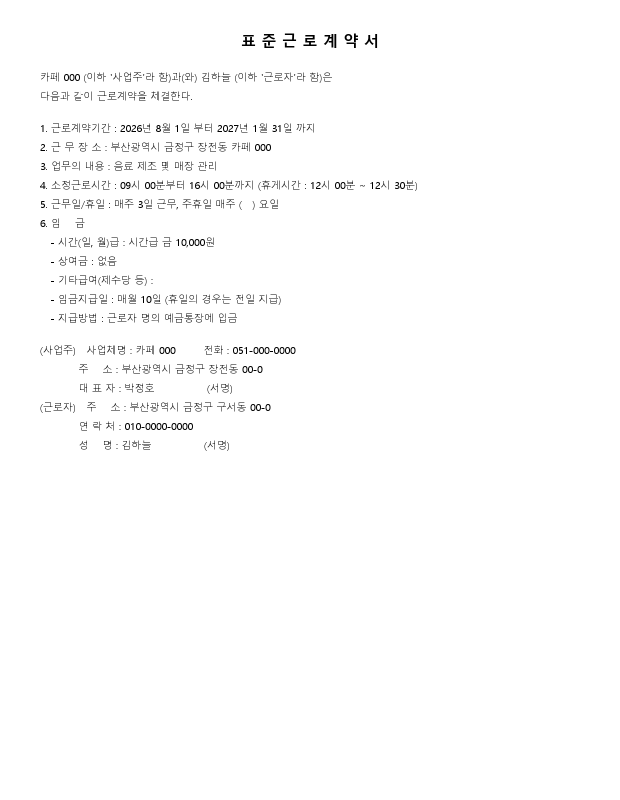
#> input picture backend/app/evaluation/contracts/contract_01.png, 1240 x 1600 px (shown at 1/2 size); its folder holds only this picture in this run
$ python photo_sim.py
#> lines starting #> are read from the running program, lines starting #| are printed output that depends on the picture
"""
촬영 조건 시뮬레이션 — 평가셋을 '휴대폰으로 찍은 사진'처럼 망가뜨린다.

평가셋 10장은 Pillow로 깨끗하게 렌더링한 합성 이미지다.
그 상태의 정확도 100%는 "실제 사진도 그러냐"는 질문에 답하지 못한다.

이 모듈은 실제 촬영에서 생기는 왜곡을 단계적으로 입힌다.
  1. 원근 왜곡   — 정면이 아닌 각도에서 찍음
  2. 회전        — 손으로 든 각도
  3. 조명 불균일 — 한쪽이 밝고 반대쪽이 어두움
  4. 그림자      — 찍는 사람 손/몸 그림자
  5. 초점 흐림   — 흔들림
  6. 압축 손실   — JPEG 저장

⚠️ 이것은 손글씨 테스트가 아니다.
   글자 자체는 여전히 인쇄체다. 진짜 손글씨는 사람이 직접 써서
   찍은 사진으로만 검증할 수 있다.
   이 모듈이 답하는 질문은 "촬영 조건이 나빠도 읽히는가" 하나다.

실행:
    cd backend
    python -m app.evaluation.photo_sim                 # 전부, 중간 강도
    python -m app.evaluation.photo_sim --level hard    # 강하게
    python -m app.evaluation.photo_sim --level light

결과:
    app/evaluation/contracts_photo/contract_01_photo.jpg ...

이후:
    python3 spikes/full_pipeline.py \\
        backend/app/evaluation/contracts_photo/contract_01_photo.jpg
"""

import argparse
import random
from pathlib import Path

from PIL import Image, ImageDraw, ImageFilter

SRC_DIR = Path(__file__).parent / "contracts"
OUT_DIR = Path(__file__).parent / "contracts_photo"

# 강도별 설정. 실제 사진이 어느 정도인지 몰라 세 단계를 둔다.
LEVELS = {
    "light": dict(warp=0.008, rotate=1.0, light=0.18, shadow=0.10, blur=0.4, jpeg=88),
    "medium": dict(warp=0.020, rotate=2.5, light=0.32, shadow=0.20, blur=0.8, jpeg=72),
    "hard": dict(warp=0.038, rotate=5.0, light=0.48, shadow=0.32, blur=1.4, jpeg=55),
}


def _perspective(img: Image.Image, amount: float, rng: random.Random) -> Image.Image:
    """
    네 모서리를 조금씩 밀어 원근 왜곡을 만든다.
    Pillow의 QUAD 변환은 '원본에서 이 사각형을 떼어내 채운다'는 의미다.
    """
    w, h = img.size
    d = amount * min(w, h)

    def jitter() -> float:
        return rng.uniform(-d, d)

    quad = (
        jitter(), jitter(),                    # 좌상
        jitter(), h + jitter(),                # 좌하
        w + jitter(), h + jitter(),            # 우하
        w + jitter(), jitter(),                # 우상
    )
    return img.transform((w, h), Image.QUAD, quad, Image.BICUBIC, fillcolor=(246, 244, 240))


def _lighting(img: Image.Image, strength: float, rng: random.Random) -> Image.Image:
    """
    한쪽에서 빛이 드는 상황. 밝기 기울기를 곱한다.
    실내 조명은 대개 한 방향에서 오므로 선형 기울기로 충분하다.
    """
    w, h = img.size
    grad = Image.new("L", (w, h))
    px = grad.load()

    # 빛의 방향을 무작위로 정한다
    ax, ay = rng.uniform(-1, 1), rng.uniform(-1, 1)
    norm = max(abs(ax) + abs(ay), 1e-6)
    ax, ay = ax / norm, ay / norm

    for y in range(h):
        fy = ay * (y / h - 0.5)
        row = 128 + fy * 255 * strength
        for x in range(w):
            fx = ax * (x / w - 0.5)
            px[x, y] = max(0, min(255, int(row + fx * 255 * strength)))

    # 128을 중립으로 보고 곱한다 → 한쪽은 밝게, 반대쪽은 어둡게
    base = img.convert("RGB")
    bright = Image.new("RGB", (w, h), (255, 255, 255))
    return Image.composite(bright, base, grad).convert("RGB") if False else Image.blend(
        base, Image.merge("RGB", (grad, grad, grad)), strength * 0.55
    )


def _shadow(img: Image.Image, strength: float, rng: random.Random) -> Image.Image:
    """찍는 사람의 손/몸 그림자. 한쪽 모서리에서 들어오는 부드러운 어두움."""
    w, h = img.size
    layer = Image.new("L", (w, h), 0)
    draw = ImageDraw.Draw(layer)

    # 네 변 중 하나에서 들어오는 삼각형 그림자
    side = rng.choice(["left", "right", "top", "bottom"])
    depth = rng.uniform(0.18, 0.42)
    if side == "left":
        poly = [(0, 0), (w * depth, 0), (0, h)]
    elif side == "right":
        poly = [(w, 0), (w, h), (w * (1 - depth), h)]
    elif side == "top":
        poly = [(0, 0), (w, 0), (0, h * depth)]
    else:
        poly = [(0, h), (w, h), (w, h * (1 - depth))]

    draw.polygon(poly, fill=int(255 * strength))
    layer = layer.filter(ImageFilter.GaussianBlur(min(w, h) * 0.06))

    dark = Image.new("RGB", (w, h), (0, 0, 0))
    return Image.composite(dark, img, layer.point(lambda v: int(v * 0.85)))


def photograph(
    src: Path,
    dst: Path,
    level: str = "medium",
    seed: int | None = None,
) -> None:
    cfg = LEVELS[level]
    rng = random.Random(seed if seed is not None else hash(src.name) & 0xFFFF)

    img = Image.open(src).convert("RGB")

    img = _perspective(img, cfg["warp"], rng)
    img = img.rotate(
        rng.uniform(-cfg["rotate"], cfg["rotate"]),
        resample=Image.BICUBIC,
        fillcolor=(246, 244, 240),
    )
    img = _lighting(img, cfg["light"], rng)
    img = _shadow(img, cfg["shadow"], rng)
    if cfg["blur"] > 0:
        img = img.filter(ImageFilter.GaussianBlur(cfg["blur"]))

    dst.parent.mkdir(parents=True, exist_ok=True)
    img.save(dst, "JPEG", quality=cfg["jpeg"])


def main() -> None:
    parser = argparse.ArgumentParser(description="평가셋을 촬영 사진처럼 변형")
    parser.add_argument(
        "--level", choices=list(LEVELS), default="medium", help="왜곡 강도"
    )
    args = parser.parse_args()

    sources = sorted(SRC_DIR.glob("*.png"))
    if not sources:
        raise SystemExit(
            f"원본이 없습니다: {SRC_DIR}\n"
            "  python -m app.evaluation.generate_contracts 를 먼저 실행하세요."
        )

    for src in sources:
        dst = OUT_DIR / f"{src.stem}_photo.jpg"
        photograph(src, dst, level=args.level)
#> in photograph, img is the input picture: PIL image 1240x1600 RGB; min 0, max 255, mean 252.1
#> in _perspective, `return img.transform((w, h), Image.QUAD, quad, Image.BICUBIC, fillcolo..`:
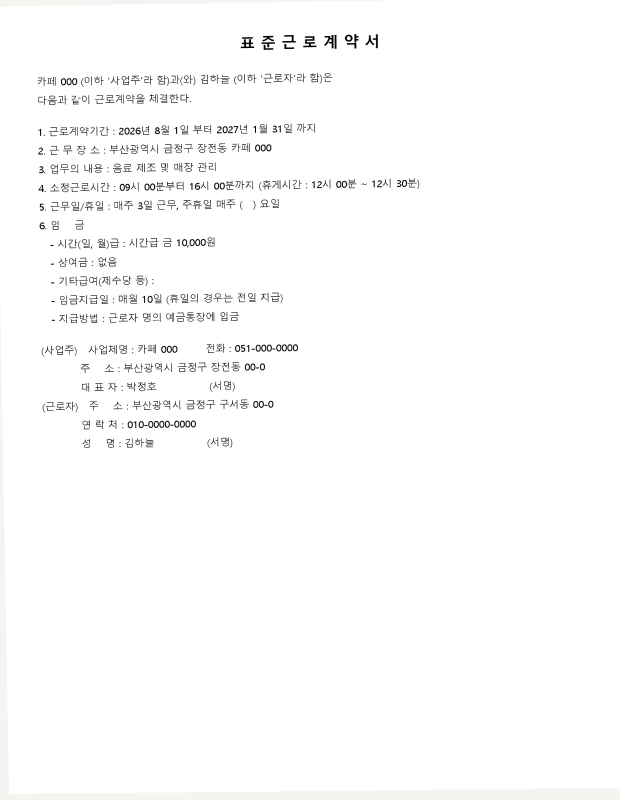
#> returned value: PIL image 1240x1600 RGB (shown at 1/2 size); mean R, G, B 251.7, 251.6, 251.6
#> in photograph, `img = img.rotate( rng.uniform(-cfg["rotate"], cfg["rotate"]), resample..`:
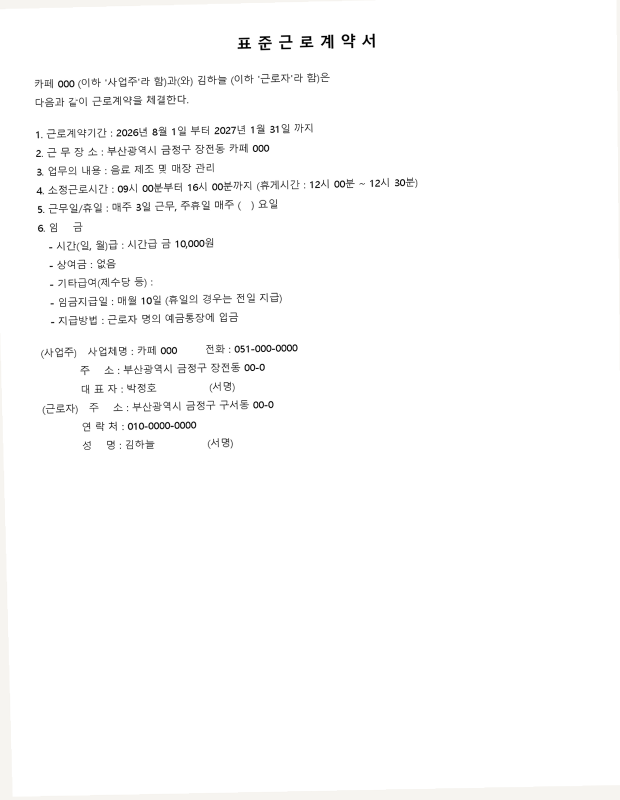
#> img: PIL image 1240x1600 RGB (shown at 1/2 size); mean R, G, B 251.4, 251.4, 251.3
#> in _lighting, `grad = Image.new("L", (w, h))`: grad: PIL image 1240x1600 L; every value is 0
#> in _lighting, `bright = Image.new("RGB", (w, h), (255, 255, 255))`: bright: PIL image 1240x1600 RGB; every value is 255
#> in _lighting, `return Image.composite(bright, base, grad).convert("RGB") if False els..`:
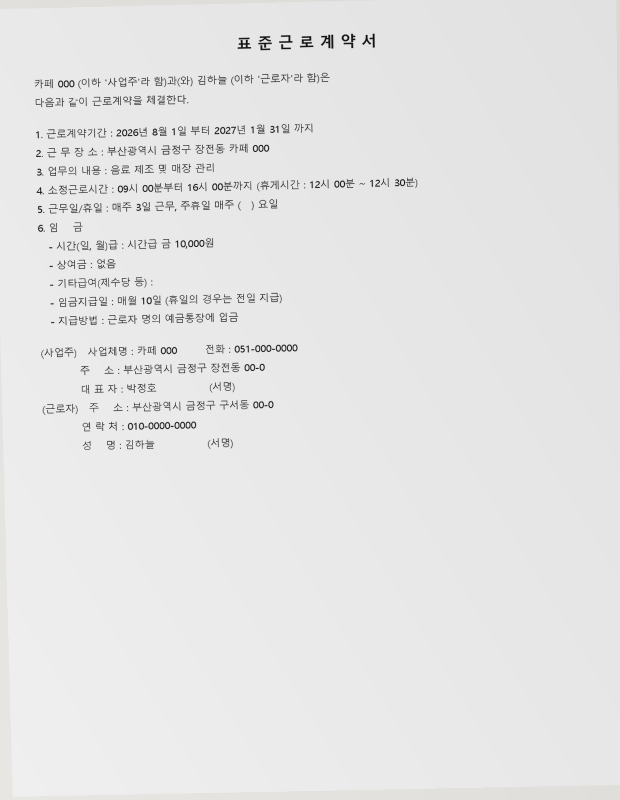
#> returned value: PIL image 1240x1600 RGB (shown at 1/2 size); mean R, G, B 229.1, 229.1, 229
#> in _shadow, `layer = layer.filter(ImageFilter.GaussianBlur(min(w, h) * 0.06))`:
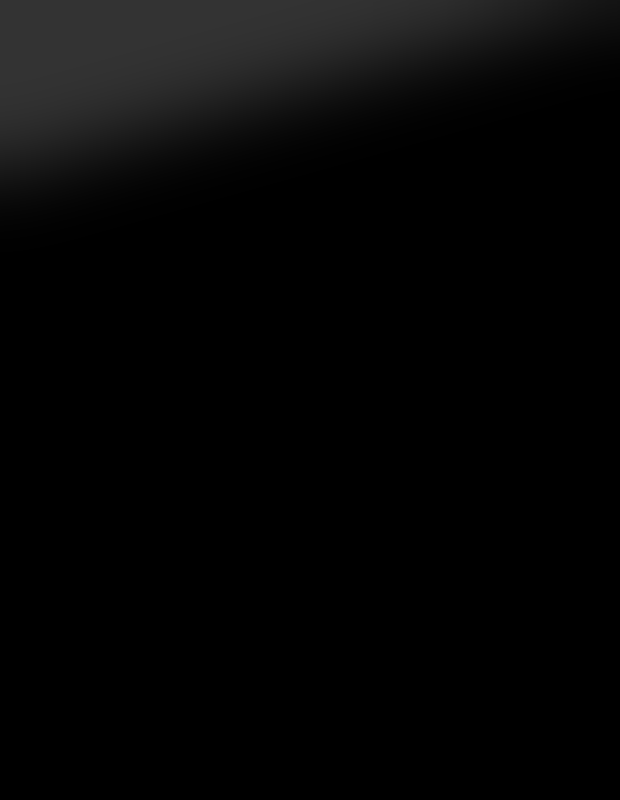
#> layer: PIL image 1240x1600 L (shown at 1/2 size); min 0, max 51, mean 5.7
#> in _shadow, `dark = Image.new("RGB", (w, h), (0, 0, 0))`: dark: PIL image 1240x1600 RGB; every value is 0
#> in _shadow, `return Image.composite(dark, img, layer.point(lambda v: int(v * 0.85)))`:
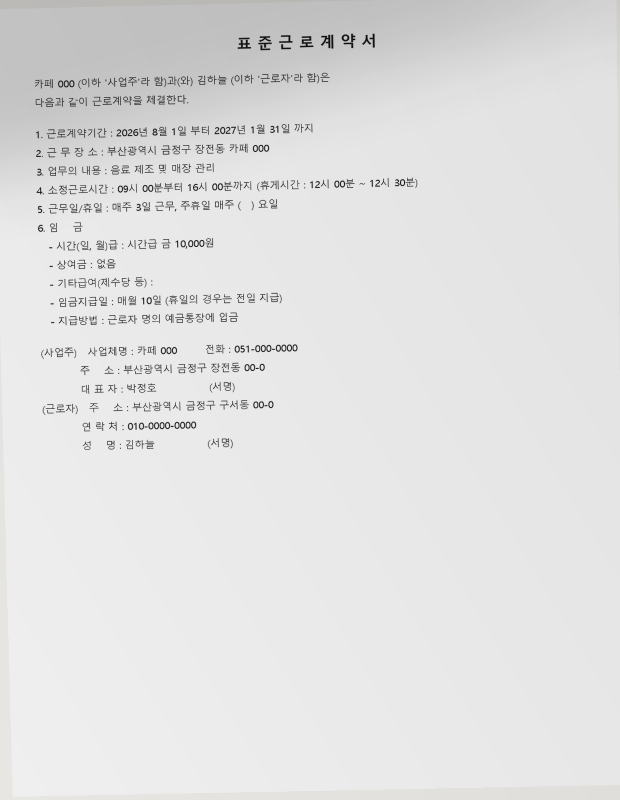
#> returned value: PIL image 1240x1600 RGB (shown at 1/2 size); mean R, G, B 225, 225, 224.9
        print(f"  {src.name} → {dst.name}")

    print(f"\n{len(sources)}장 생성 ({args.level}) → {OUT_DIR}")
    print("\n다음:")
    print("  python3 spikes/full_pipeline.py \\")
    print(f"      {OUT_DIR.relative_to(Path.cwd().parent)}/contract_01_photo.jpg")


if __name__ == "__main__":
    main()
